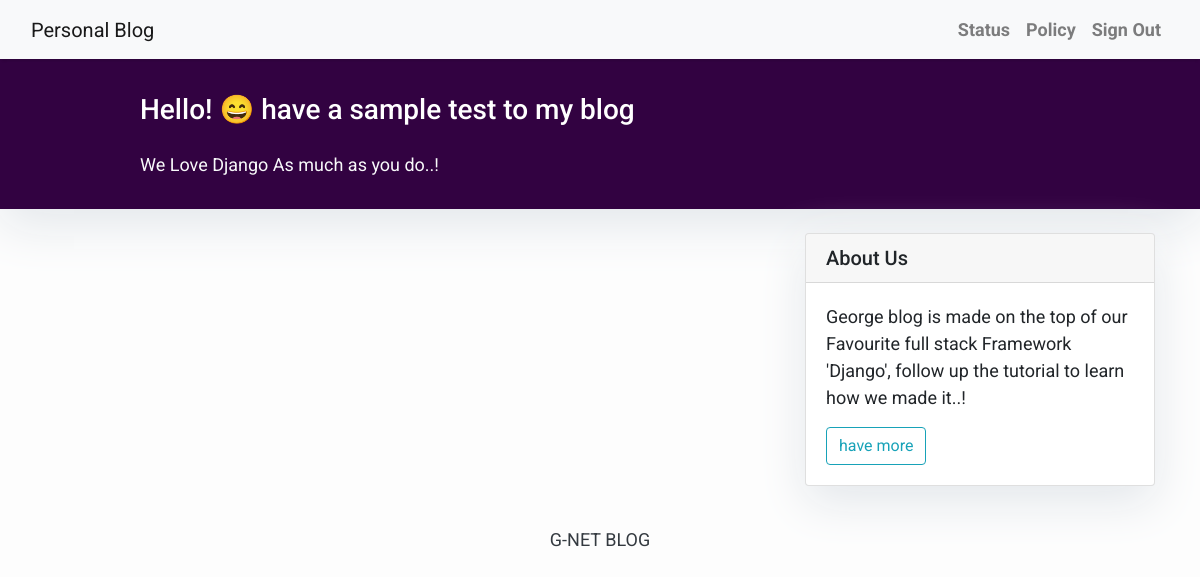
The app's page /, older data.
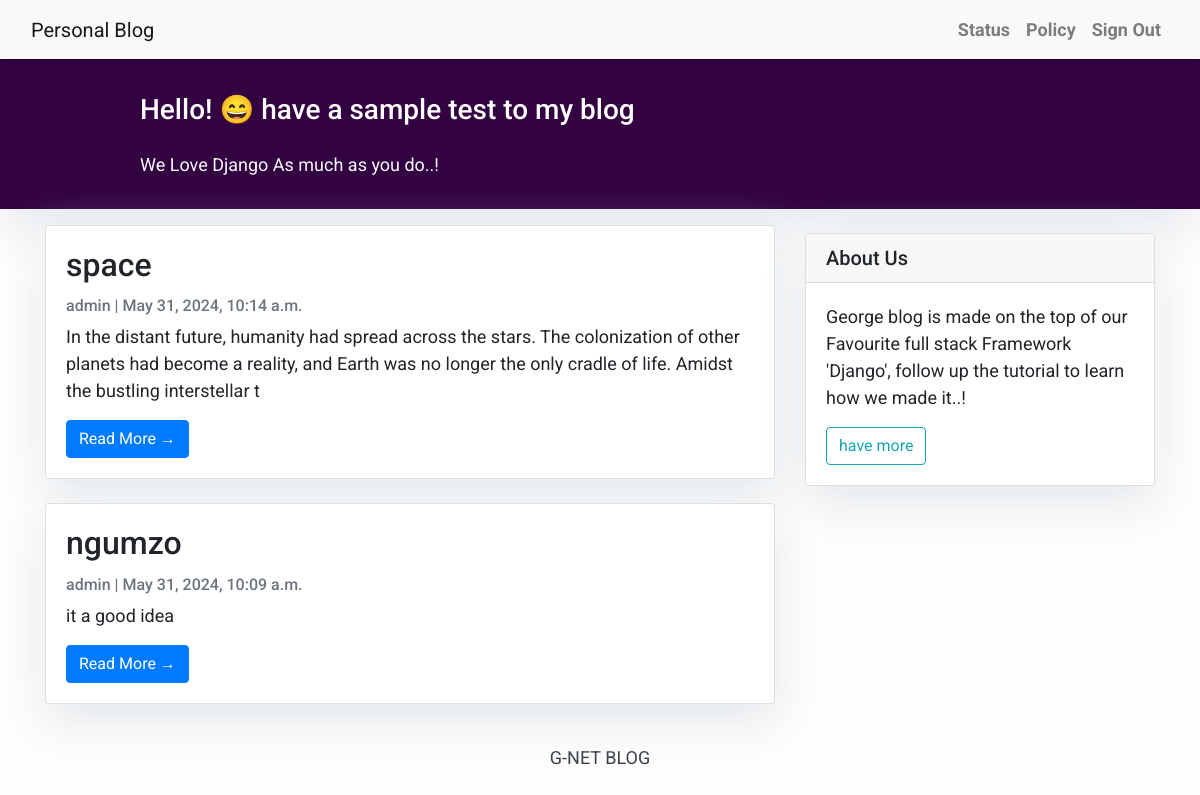
The same page, newer data.
### ngumzo/models.py (models this page shows, shortened)
class Post(models.Model):
    title = models.CharField(max_length=200, unique=True)
    slug = models.SlugField(max_length=200, unique=True)
    author = models.ForeignKey(User, on_delete= models.CASCADE,related_name='blog_posts')
    updated_on = models.DateTimeField(auto_now= True)
    content = models.TextField()
    created_on = models.DateTimeField(auto_now_add=True)
    status = models.IntegerField(choices=STATUS, default=0)
    class Meta:
        ordering = ['-created_on']

### ngumzo/views.py (the view)
# urls.py: path('', views.PostList.as_view(), name='home'),
class PostList(generic.ListView):
    queryset = Post.objects.filter(status=1).order_by('-created_on')
    template_name = 'index.html'

### ngumzo/templates/index.html (shortened to what this page needs)
{% extends "base.html" %}
{% block content %}
<header class="masthead">
    <div class="container">
        <div class="row">
            <div class=" col-md-8 col-md-10 mx-auto">
                <div class="site-heading">
                    <h3 class=" site-heading my-4 mt-3 text-white"> Hello! &#128516; have a sample test to my blog </h3>
                    <p class="text-light">We Love Django As much as you do..! &nbsp
                    </p>
                </div>
            </div>
        </div>
    </div>
</header>
<div class="container">
    <div class="row">
        <div class="col-md-8 mt-3 left">
            {% for post in post_list %}
            <div class="card mb-4">
                <div class="card-body">
                    <h2 class="card-title">{{ post.title }}</h2>
                    <p class="card-text text-muted h6">{{ post.author }} | {{ post.created_on}} </p>
                    <p class="card-text">{{post.content|slice:":200" }}</p>
                    <a href="{% url 'post_detail' post.slug  %}" class="btn btn-primary">Read More &rarr;</a>
                </div>
            </div>
            {% endfor %}
        </div>
        {% block sidebar %} {% include 'sidebar.html' %} {% endblock sidebar %}
    </div>
</div>
{%endblock%}

### ngumzo/templates/base.html (shortened to what this page needs)
<!DOCTYPE html>
<html>
    <head>
        <link rel="stylesheet" href="https://maxcdn.bootstrapcdn.com/bootstrap/4.0.0/css/bootstrap.min.css"
 />
    </head>
    <body>
        <nav class="navbar navbar-expand-lg navbar-light bg-light shadow" id="mainNav">
            <div class="container-fluid">
                <a class="navbar-brand" href="{% url 'home' %}">Personal Blog</a>
                <div class="collapse navbar-collapse" id="navbarResponsive">
                    <ul class="navbar-nav ml-auto">
                        <li class="nav-item text-black">
                            <a class="nav-link text-black font-weight-bold" href="#">Status</a>
                        </li>
                        <li class="nav-item text-black">
                            <a class="nav-link text-black font-weight-bold" href="#">Policy</a>
                        </li>
                        <li class="nav-item text-black">
                            <a class="nav-link text-black font-weight-bold" href="#">Sign Out</a>
                        </li>
                    </ul>
                </div>
            </div>
        </nav>
        {% block content %}{% endblock content %}
        <footer class="py-3 bg-grey">
            <p class="m-0 text-dark text-center ">G-NET BLOG</p>
        </footer>
    </body>
</html>

### ngumzo/templates/sidebar.html (shortened to what this page needs)
{% block sidebar %}
<div class="col-md-4 float-right ">
<div class="card my-4">
        <h5 class="card-header">About Us</h5>
    <div class="card-body">
        <p class="card-text"> George blog is made on the top of our Favourite full stack Framework 'Django', follow up the tutorial to learn how we made it..!</p>
        <a href="#"
        class="btn btn-outline-info">have more</a>
    </div>
</div>
</div>
{% endblock sidebar %}

### ngumzo/templates/base.html (style rules this page uses)
body { font-family: "Roboto", sans-serif; font-size: 17px; background-color: #fdfdfd; }
.shadow { box-shadow: 0 4px 2px -2px rgba(0, 0, 0, 0.1); }
.masthead { background: #320241; height: auto; padding-bottom: 15px; box-shadow: 0 16px 48px #E3E7EB; padding-top: 10px; }

### ngumzo/templates/index.html (style rules this page uses)
body { font-family: "Roboto", sans-serif; font-size: 18px; background-color: #fdfdfd; }
.card { box-shadow: 0 16px 48px #E3E7EB; }

### ngumzo/templates/sidebar.html (style rules this page uses)
.card { box-shadow: 0 16px 48px #E3E7EB; }

Row changes from the older to the newer data that the page shows:
added Post: title "space", author "admin", created_on "May 31, 2024, 10:14 a.m.", content "In the distant future, humanity had spread across the stars. The colonization of other planets had become a reality, and Earth was no longer the only cradle of life. Amidst the bustling interstellar t"
added Post: title "ngumzo", author "admin", created_on "May 31, 2024, 10:09 a.m.", content "it a good idea"
